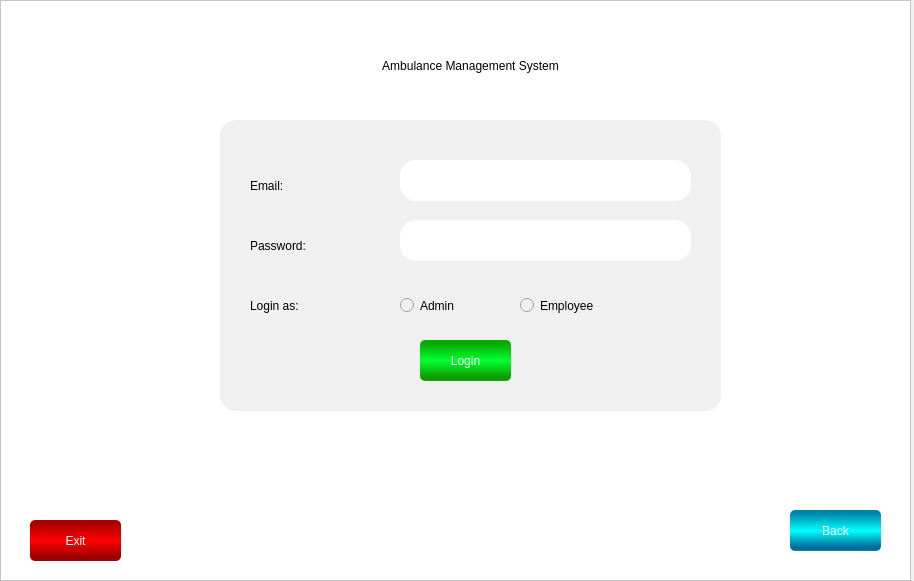
<?xml version="1.0" encoding="UTF-8"?>
<ui version="4.0">
 <class>MainWindow</class>
 <widget class="QMainWindow" name="MainWindow">
  <property name="geometry">
   <rect>
    <x>0</x>
    <y>0</y>
    <width>914</width>
    <height>581</height>
   </rect>
  </property>
  <property name="windowTitle">
   <string>MainWindow</string>
  </property>
  <widget class="QWidget" name="centralwidget">
   <widget class="QFrame" name="frame">
    <property name="geometry">
     <rect>
      <x>0</x>
      <y>0</y>
      <width>911</width>
      <height>581</height>
     </rect>
    </property>
    <property name="styleSheet">
     <string notr="true">background-color: rgb(255, 255, 255);</string>
    </property>
    <property name="frameShape">
     <enum>QFrame::StyledPanel</enum>
    </property>
    <property name="frameShadow">
     <enum>QFrame::Raised</enum>
    </property>
    <widget class="QLabel" name="label">
     <property name="geometry">
      <rect>
       <x>380</x>
       <y>450</y>
       <width>161</width>
       <height>111</height>
      </rect>
     </property>
     <property name="text">
      <string/>
     </property>
     <property name="pixmap">
      <pixmap>Images/1.jpg</pixmap>
     </property>
     <property name="scaledContents">
      <bool>true</bool>
     </property>
    </widget>
    <widget class="QLabel" name="label_2">
     <property name="geometry">
      <rect>
       <x>170</x>
       <y>30</y>
       <width>601</width>
       <height>71</height>
      </rect>
     </property>
     <property name="styleSheet">
      <string notr="true">font: 75 28pt &quot;News706 BT&quot;;</string>
     </property>
     <property name="text">
      <string>Ambulance Management System</string>
     </property>
     <property name="alignment">
      <set>Qt::AlignCenter</set>
     </property>
    </widget>
    <widget class="QFrame" name="frame_2">
     <property name="geometry">
      <rect>
       <x>220</x>
       <y>120</y>
       <width>501</width>
       <height>291</height>
      </rect>
     </property>
     <property name="styleSheet">
      <string notr="true">background-color: rgb(240, 240, 240);
border-radius:16px;
</string>
     </property>
     <property name="frameShape">
      <enum>QFrame::StyledPanel</enum>
     </property>
     <property name="frameShadow">
      <enum>QFrame::Raised</enum>
     </property>
     <widget class="QPushButton" name="loginBtn">
      <property name="geometry">
       <rect>
        <x>200</x>
        <y>220</y>
        <width>91</width>
        <height>41</height>
       </rect>
      </property>
      <property name="styleSheet">
       <string notr="true">font: 75 18pt &quot;News706 BT&quot;;
border-radius:5px;
color: rgb(255, 255, 255);
background-color: qlineargradient(spread:repeat, x1:1, y1:0, x2:1, y2:0.966, stop:0.0795455 rgba(9, 169, 0, 255), stop:0.522727 rgba(0, 255, 50, 255), stop:0.931818 rgba(15, 155, 0, 255));</string>
      </property>
      <property name="text">
       <string>Login</string>
      </property>
     </widget>
     <widget class="QLabel" name="label_3">
      <property name="geometry">
       <rect>
        <x>30</x>
        <y>50</y>
        <width>91</width>
        <height>31</height>
       </rect>
      </property>
      <property name="styleSheet">
       <string notr="true">font: 75 18pt &quot;News706 BT&quot;;</string>
      </property>
      <property name="text">
       <string>Email: </string>
      </property>
      <property name="alignment">
       <set>Qt::AlignLeading|Qt::AlignLeft|Qt::AlignVCenter</set>
      </property>
     </widget>
     <widget class="QLabel" name="label_4">
      <property name="geometry">
       <rect>
        <x>30</x>
        <y>110</y>
        <width>131</width>
        <height>31</height>
       </rect>
      </property>
      <property name="styleSheet">
       <string notr="true">font: 75 18pt &quot;News706 BT&quot;;</string>
      </property>
      <property name="text">
       <string>Password: </string>
      </property>
      <property name="alignment">
       <set>Qt::AlignLeading|Qt::AlignLeft|Qt::AlignVCenter</set>
      </property>
     </widget>
     <widget class="QLabel" name="label_5">
      <property name="geometry">
       <rect>
        <x>30</x>
        <y>170</y>
        <width>111</width>
        <height>31</height>
       </rect>
      </property>
      <property name="styleSheet">
       <string notr="true">font: 75 18pt &quot;News706 BT&quot;;</string>
      </property>
      <property name="text">
       <string>Login as: </string>
      </property>
      <property name="alignment">
       <set>Qt::AlignLeading|Qt::AlignLeft|Qt::AlignVCenter</set>
      </property>
     </widget>
     <widget class="QTextEdit" name="textEdit">
      <property name="geometry">
       <rect>
        <x>180</x>
        <y>40</y>
        <width>291</width>
        <height>41</height>
       </rect>
      </property>
      <property name="styleSheet">
       <string notr="true">QTextEdit{
background-color: rgb(255, 255, 255);
font: 75 16pt &quot;News706 BT&quot;;
}
QTextEdit:focus{
border: 1px solid #000000
}</string>
      </property>
     </widget>
     <widget class="QTextEdit" name="textEdit_2">
      <property name="geometry">
       <rect>
        <x>180</x>
        <y>100</y>
        <width>291</width>
        <height>41</height>
       </rect>
      </property>
      <property name="styleSheet">
       <string notr="true">QTextEdit{
background-color: rgb(255, 255, 255);
font: 75 16pt &quot;News706 BT&quot;;
}
QTextEdit:focus{
border: 1px solid #000000
}</string>
      </property>
     </widget>
     <widget class="QRadioButton" name="adminBtn">
      <property name="geometry">
       <rect>
        <x>180</x>
        <y>170</y>
        <width>91</width>
        <height>31</height>
       </rect>
      </property>
      <property name="styleSheet">
       <string notr="true">font: 75 16pt &quot;News706 BT&quot;;</string>
      </property>
      <property name="text">
       <string>Admin</string>
      </property>
     </widget>
     <widget class="QRadioButton" name="employeeBtn">
      <property name="geometry">
       <rect>
        <x>300</x>
        <y>170</y>
        <width>121</width>
        <height>31</height>
       </rect>
      </property>
      <property name="styleSheet">
       <string notr="true">font: 75 16pt &quot;News706 BT&quot;;</string>
      </property>
      <property name="text">
       <string>Employee</string>
      </property>
     </widget>
    </widget>
    <widget class="QPushButton" name="backBtn">
     <property name="geometry">
      <rect>
       <x>790</x>
       <y>510</y>
       <width>91</width>
       <height>41</height>
      </rect>
     </property>
     <property name="styleSheet">
      <string notr="true">font: 75 18pt &quot;News706 BT&quot;;
border-radius:5px;
color: rgb(255, 255, 255);
background-color: qlineargradient(spread:repeat, x1:1, y1:0, x2:1, y2:0.966, stop:0.0795455 rgba(9, 169, 0, 255), stop:0.522727 rgba(0, 255, 50, 255), stop:0.931818 rgba(15, 155, 0, 255));
background-color: qlineargradient(spread:repeat, x1:1, y1:0, x2:1, y2:0.966, stop:0.0795455 rgba(0, 133, 169, 255), stop:0.522727 rgba(0, 255, 255, 255), stop:0.931818 rgba(0, 109, 155, 255));</string>
     </property>
     <property name="text">
      <string>Back</string>
     </property>
    </widget>
    <widget class="QPushButton" name="exitBtn">
     <property name="geometry">
      <rect>
       <x>30</x>
       <y>520</y>
       <width>91</width>
       <height>41</height>
      </rect>
     </property>
     <property name="styleSheet">
      <string notr="true">font: 75 18pt &quot;News706 BT&quot;;
border-radius:5px;
color: rgb(255, 255, 255);
background-color: qlineargradient(spread:repeat, x1:1, y1:0, x2:1, y2:0.966, stop:0.0795455 rgba(169, 0, 0, 255), stop:0.522727 rgba(255, 0, 0, 255), stop:0.931818 rgba(155, 0, 0, 255));</string>
     </property>
     <property name="text">
      <string>Exit</string>
     </property>
    </widget>
   </widget>
  </widget>
 </widget>
 <resources/>
 <connections/>
</ui>
